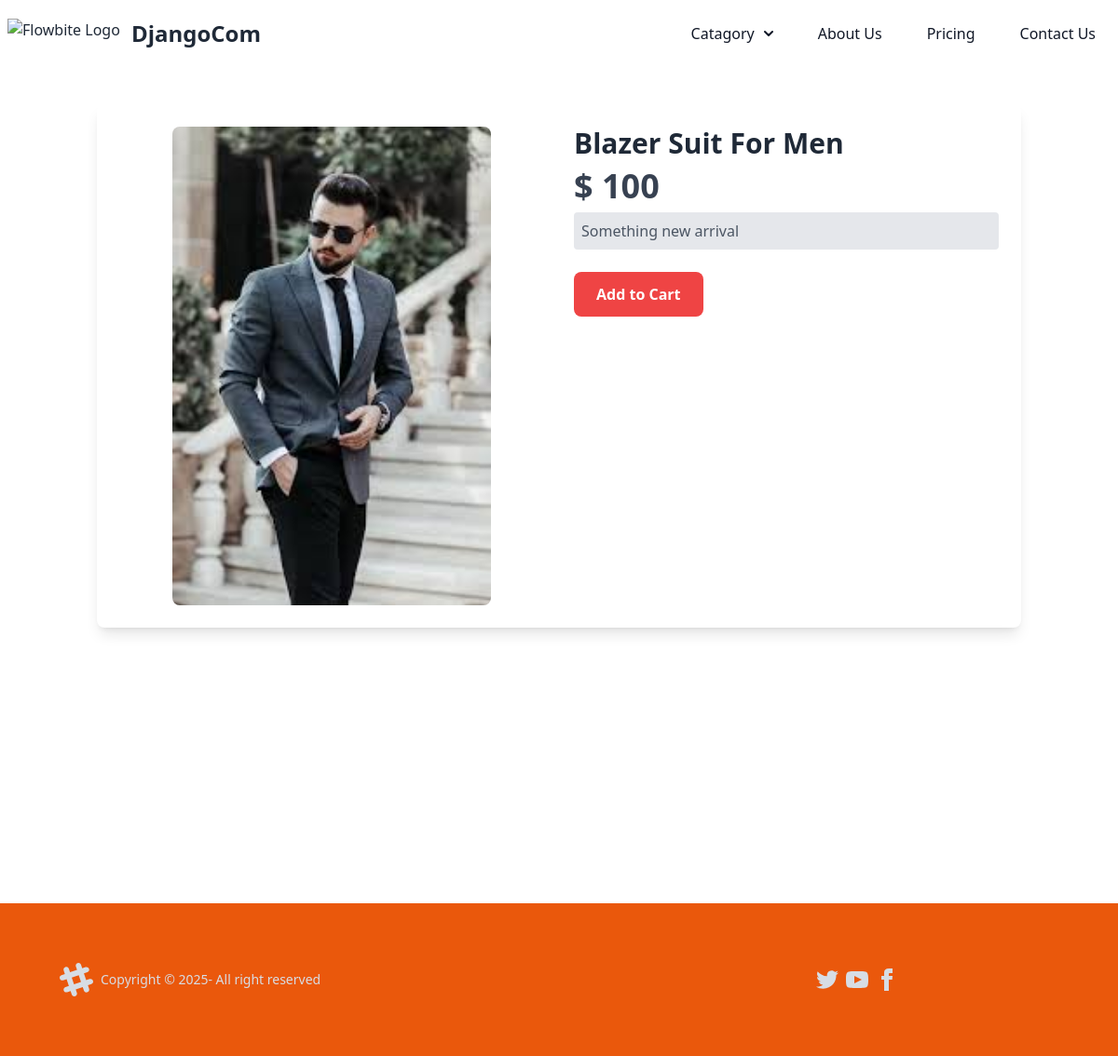
Screenshot of /productDetails/1 with the database file from the repository.
### app/models.py (models this page shows, shortened)
class Product(models.Model):
    title= models.CharField(max_length=100)
    price= models.IntegerField()
    description= models.TextField()
    catagory=models.CharField(choices=CATAGORY,max_length=100)
    image= models.ImageField(upload_to='product')

### app/views.py (the view)
# urls.py: path('productDetails/<int:pk>',views.productDetails.as_view(), name='productDetails'),
class productDetails(View):
    def get(self,request,pk):
        product=Product.objects.get(pk=pk)
        return render(request,"app/productDetails.html",locals())

### app/templates/app/productDetails.html (shortened to what this page needs)
{% extends 'app/index.html' %}
{% block main-content %}
<div class="container mx-auto px-4 py-10">
    <div class="grid grid-cols-1 md:grid-cols-2 gap-8 bg-white p-6 rounded-lg shadow-lg">
        <div class="flex justify-center">
            <img src="{{product.image.url}}" alt="Product Image" class="w-3/4 rounded-lg">
        </div>
        <div>
            <h1 class="text-3xl font-semibold text-gray-800">{{product.title}}</h1>
            <div class="text-4xl font-bold text-gray-700 mt-2">
                $ {{product.price}}
            </div>
            <p class="text-gray-600 mt-2 bg-gray-200 p-2 rounded">
                {{product.description}}
            </p>
            <div class="mt-6 space-x-4">
                <button class="px-6 py-3 bg-red-500 text-white font-semibold rounded-lg hover:bg-red-700 transition">
                    Add to Cart
                </button>
            </div>
        </div>
    </div>
</div>
{% endblock main-content %}

### rows the page displays
Product: image (picture), title "Blazer Suit For Men", price "100", description "Something new arrival"
